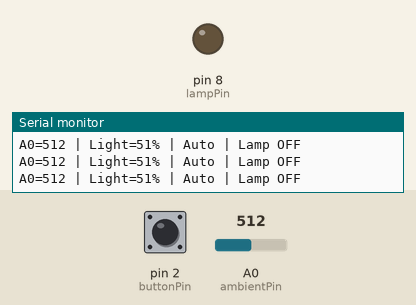
Simulated run of this sketch. Board: Arduino Uno, built with avr-gcc and run on an emulated ATmega328P. On the bench: output pins drawn as LEDs (lit = HIGH), the last lines printed to the serial monitor. Inputs (shaded band) come from the test bench; at power-on: A0 (ambientPin) = 512, pin 2 (buttonPin) HIGH.

Above: at 1.2 s.
1.3 s: A0 (ambientPin) set to 421
2.8 s: A0 (ambientPin) set to 402
At 3.1 s:
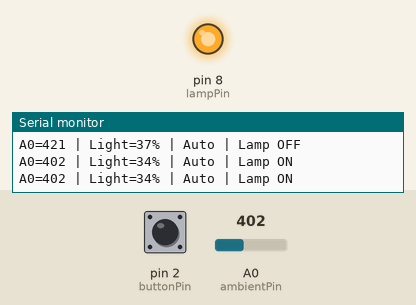
4.3 s: pin 2 (buttonPin) pulled LOW for 0.15 s
6.3 s: pin 2 (buttonPin) pulled LOW for 1 s
At 6.7 s:
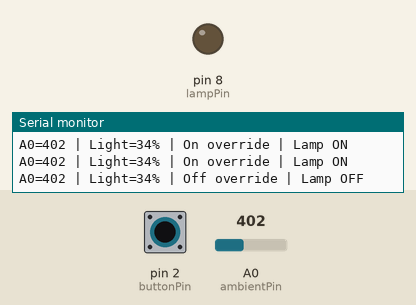
8.8 s: pin 2 (buttonPin) pulled LOW for 3.2 s
At 10.1 s:
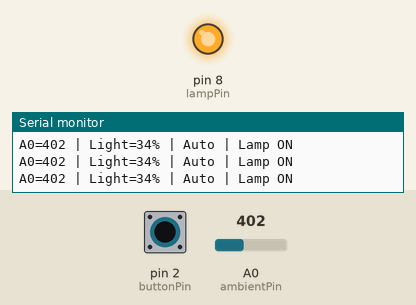
13.5 s: A0 (ambientPin) set to 458
16.5 s: A0 (ambientPin) set to 481
At 17.3 s:
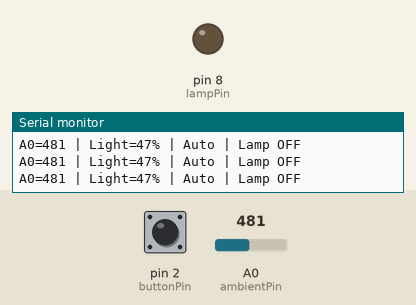
Timing chart, 0 to 19.0 s (numbered marks = the images above; inputs shaded):
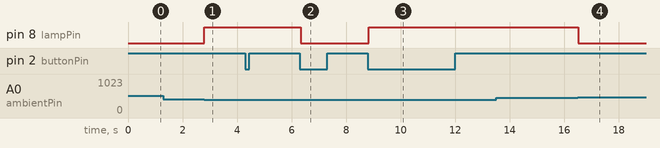

The sketch:

camping_model_lantern.ino
```cpp
constexpr byte ambientPin = A0, buttonPin = 2, lampPin = 8;
constexpr int shadedReference = 180, brightReference = 820;
static_assert(brightReference > shadedReference, "Bright reference must be higher.");

enum Mode : byte { AUTO, ON, OFF };
Mode mode = AUTO;
bool automaticLamp = false, rawPressed = false, stablePressed = false;
unsigned long changedAt = 0, reportedAt = 0;

void setup() {
  Serial.begin(115200);
  pinMode(buttonPin, INPUT_PULLUP);
  pinMode(lampPin, OUTPUT);
  digitalWrite(lampPin, LOW);
}

void loop() {
  const unsigned long now = millis();
  const bool pressed = digitalRead(buttonPin) == LOW;
  if (pressed != rawPressed) {
    rawPressed = pressed;
    changedAt = now;
  }
  if (rawPressed != stablePressed && now - changedAt >= 30) {
    stablePressed = rawPressed;
    if (stablePressed) mode = mode == AUTO ? ON : mode == ON ? OFF : AUTO;
  }

  const int raw = analogRead(ambientPin);
  const int light = constrain(map(raw, shadedReference, brightReference, 0, 100), 0, 100);
  if (light <= 35) automaticLamp = true;
  if (light >= 45) automaticLamp = false;
  const bool lit = mode == ON || (mode == AUTO && automaticLamp);
  digitalWrite(lampPin, lit ? HIGH : LOW);

  if (now - reportedAt >= 250) {
    reportedAt = now;
    Serial.print(F("A0="));
    Serial.print(raw);
    Serial.print(F(" | Light="));
    Serial.print(light);
    Serial.print(mode == AUTO ? F("% | Auto") : mode == ON ? F("% | On override") : F("% | Off override"));
    Serial.println(lit ? F(" | Lamp ON") : F(" | Lamp OFF"));
  }
  delay(10);
}
```

Measured:
- the behaviour switches between 411 and 410 on A0 (ambientPin) (found by bisection; images 0 and 1)
- the behaviour switches between 467 and 468 on A0 (ambientPin) (found by bisection; images 3 and 4)
- after the input at 2.8 s, pin 8 (lampPin): LOW → HIGH at once
- after the input at 6.3 s, pin 8 (lampPin): HIGH → LOW at once
- after the input at 8.8 s, pin 8 (lampPin): LOW → HIGH at once
- after the input at 16.5 s, pin 8 (lampPin): HIGH → LOW at once
